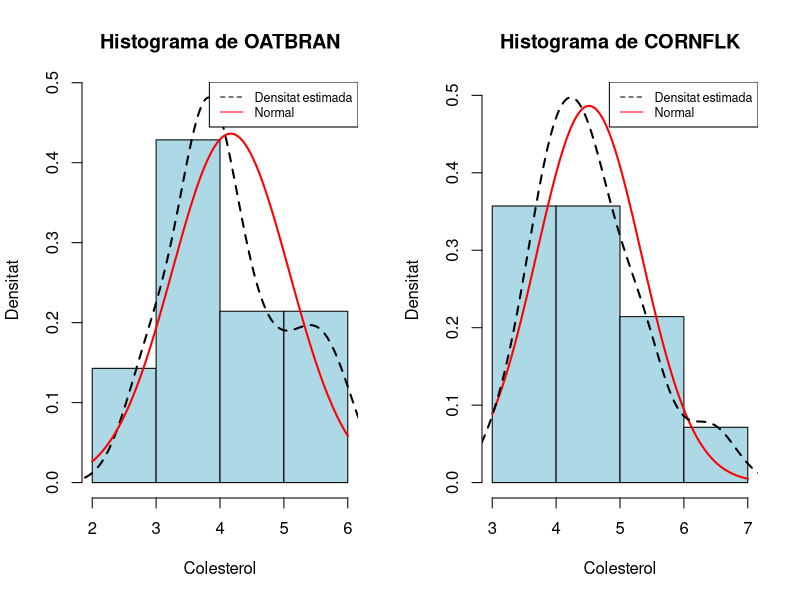
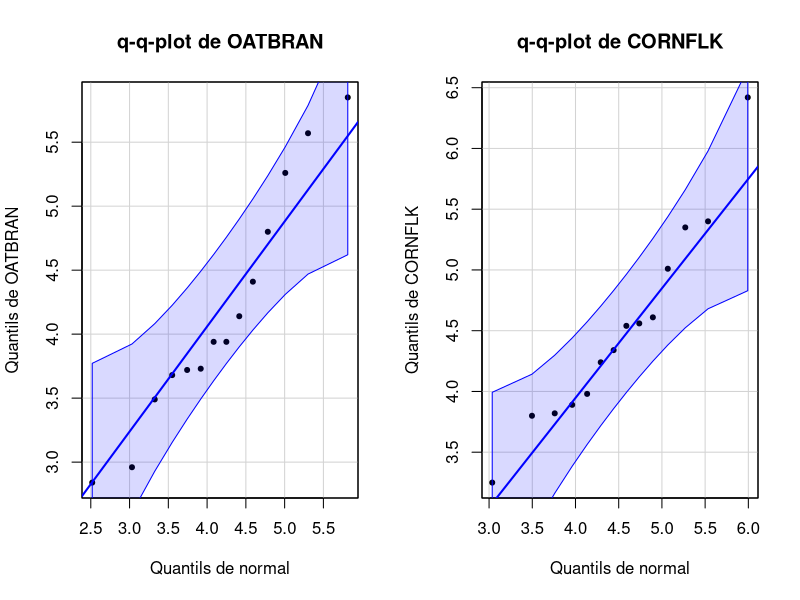
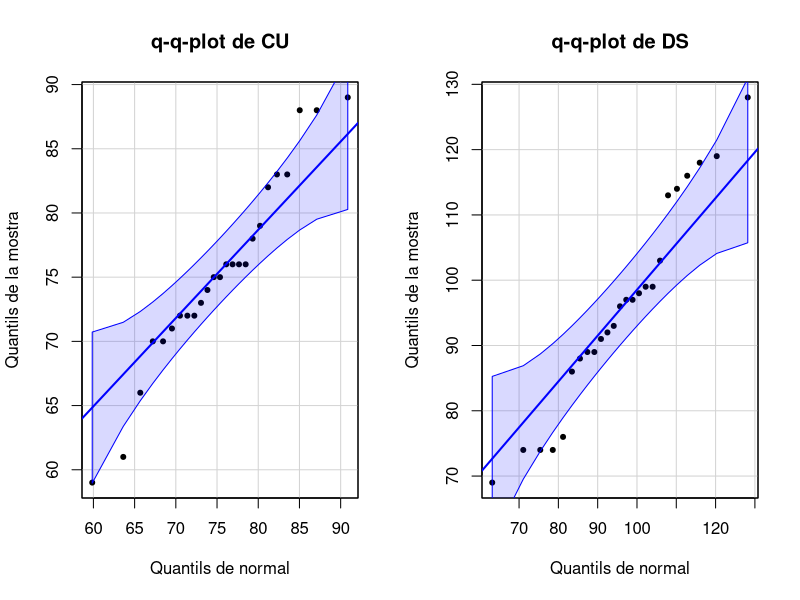
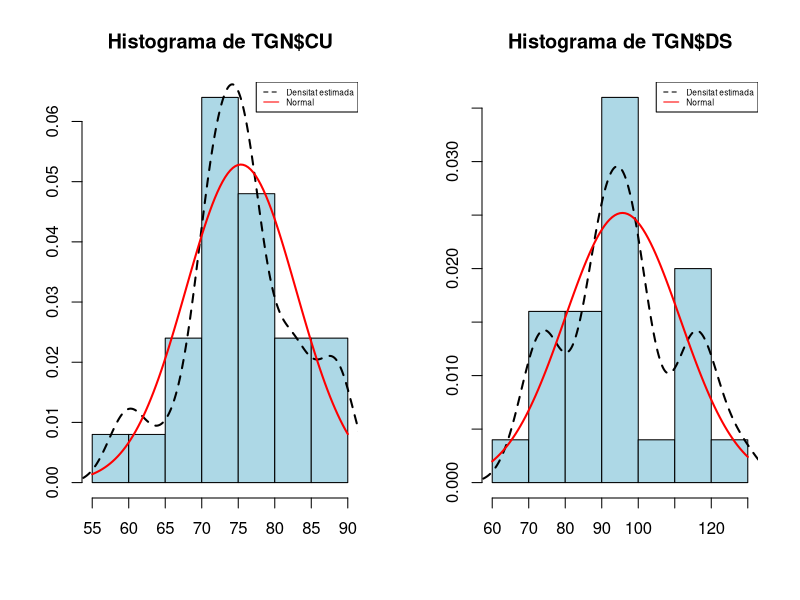
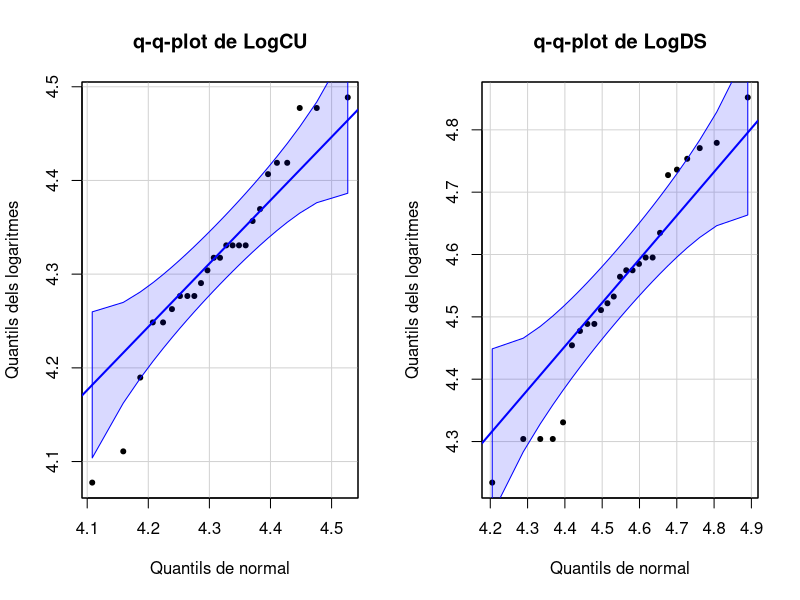
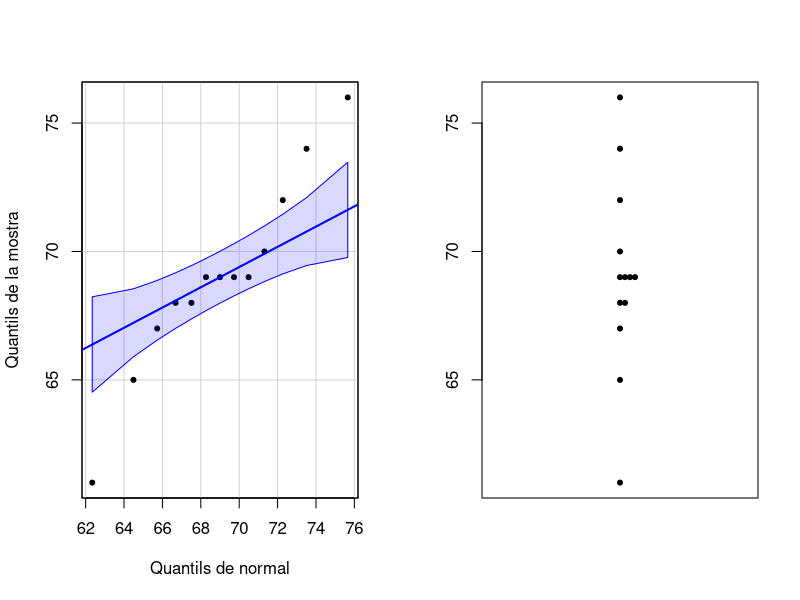
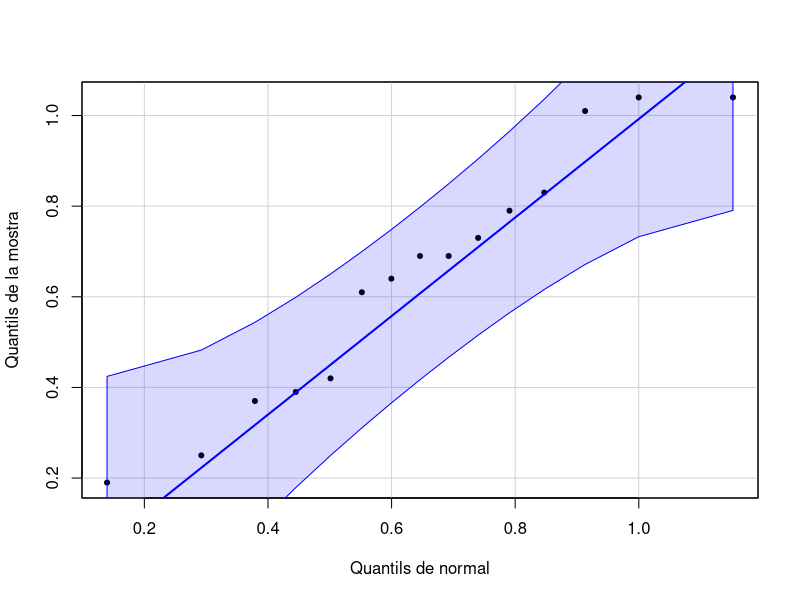
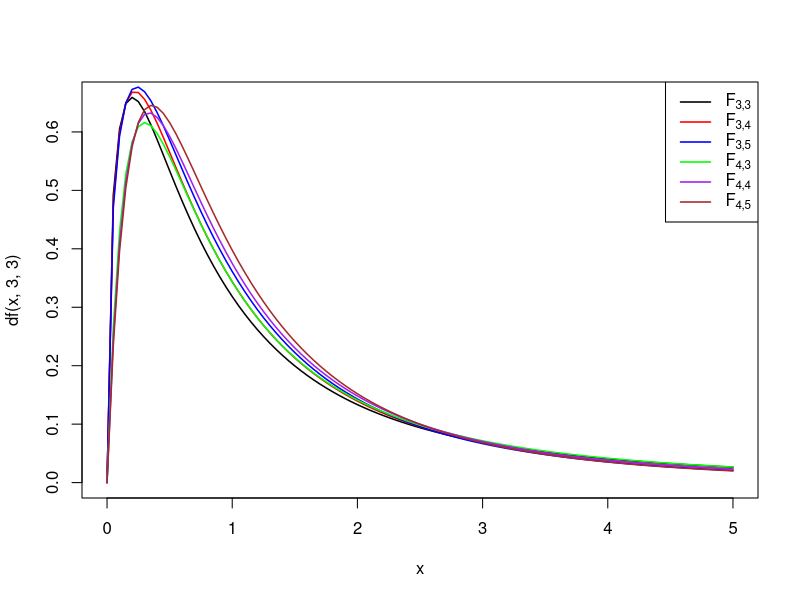

The R script that drew these images, in order: (Note: this script raises an error after producing the figures.)
## ---- chunk 1
BT=read.table("Body_Temperature.txt")
head(BT)
str(BT)
## ---- chunk 2
t.test(BT$Temperature, mu=98.6, alternative="two.sided")
## ---- chunk 3
table(BT$Gender)
## ---- chunk 4
BT$Temperature[BT$Gender=="M"]
## ---- chunk 5
X_d=BT[BT$Gender=="F","Temperature"]  # Temperatures de dones
X_h=BT[BT$Gender=="M","Temperature"]  # Temperatures d'homes
## ---- chunk 6
t.test(X_d, X_h, alternative="two.sided",paired=FALSE, var.equal=TRUE)
t.test(X_d, X_h, alternative="two.sided",paired=FALSE, var.equal=FALSE)
## ---- chunk 7
OBR=read.table("oatbran.txt",header=TRUE)
head(OBR)
str(OBR)
## ---- chunk 8
OAT=OBR$OATBRAN
CFL=OBR$CORNFLK
## ---- chunk 9
par(mfrow=c(1,2))
hist(OAT,freq=FALSE, breaks=4,col="light blue",xlab="Colesterol",ylab="Densitat", main="Histograma de OATBRAN",ylim=c(0,max(density(OAT)$y)))
lines(density(OAT),lty=2,lwd=2)
curve(dnorm(x,mean(OAT),sd(OAT)),col="red",lwd=2,add=TRUE)
legend("topright",legend=c("Densitat estimada","Normal"),col=c("black","red"),lty=c(2,1),cex=0.75)
hist(CFL,freq=FALSE, breaks=4,col="light blue",xlab="Colesterol",ylab="Densitat", main="Histograma de CORNFLK",ylim=c(0,max(density(CFL)$y)))
curve(dnorm(x,mean(CFL),sd(CFL)),col="red",lwd=2,add=TRUE)
lines(density(CFL),lty=2,lwd=2)
legend("topright",legend=c("Densitat estimada","Normal"),col=c("black","red"),lty=c(2,1),cex=0.75)
## ---- chunk 10
par(mfrow=c(1,2))
library(car)
car::qqPlot(OAT, distribution="norm", mean=mean(OAT), sd=sd(OAT),
        ylab="Quantils de OATBRAN", xlab="Quantils de normal", 
        main="q-q-plot de OATBRAN", pch=20, id=FALSE)
car::qqPlot(CFL, distribution="norm", mean=mean(CFL),sd=sd(CFL),
       ylab="Quantils de CORNFLK", xlab="Quantils de normal", 
       main="q-q-plot de CORNFLK", pch=20, id=FALSE)
## ---- chunk 11
t.test(OAT,CFL,alternative="less", paired=TRUE)
## ---- chunk 12
TGN=read.table("trignadons.txt",header=TRUE)
head(TGN)
str(TGN)
## ---- chunk 13
par(mfrow=c(1,2))
car::qqPlot(TGN$CU, distribution="norm", mean=mean(TGN$CU), sd=sd(TGN$CU),
        ylab="Quantils de la mostra", xlab="Quantils de normal", 
        main="q-q-plot de CU", pch=20, id=FALSE)
car::qqPlot(TGN$DS,  distribution="norm", mean=mean(TGN$DS), sd=sd(TGN$DS),
       ylab="Quantils de la mostra", xlab="Quantils de normal", 
       main="q-q-plot de DS", pch=20, id=FALSE)
## ---- chunk 14
par(mfrow=c(1,2))
hist(TGN$CU, freq=FALSE, main="Histograma de TGN$CU", 
     xlab="",ylab="",col="light blue")
lines(density(TGN$CU),lty=2,lwd=2)
curve(dnorm(x,mean(TGN$CU),sd(TGN$CU)),col="red",lwd=2,add=TRUE)
legend("topright",legend=c("Densitat estimada","Normal"),col=c("black","red"),lty=c(2,1),cex=0.5)
hist(TGN$DS, freq=FALSE, main="Histograma de TGN$DS", 
     xlab="",ylab="",col="light blue")
lines(density(TGN$DS),lty=2,lwd=2)
curve(dnorm(x,mean(TGN$DS),sd(TGN$DS)),col="red",lwd=2,add=TRUE)
legend("topright",legend=c("Densitat estimada","Normal"),col=c("black","red"),lty=c(2,1),cex=0.5)
par(mfrow=c(1,1))
## ---- chunk 15
par(mfrow=c(1,2))
LogCU=log(TGN$CU)
car::qqPlot(LogCU, distribution="norm", mean=mean(LogCU), sd=sd(LogCU),
        ylab="Quantils dels logaritmes", xlab="Quantils de normal", 
        main="q-q-plot de LogCU", pch=20, id=FALSE)
LogDS=log(TGN$DS)
car::qqPlot(LogDS, distribution="norm", mean=mean(LogDS), sd=sd(LogDS),
        ylab="Quantils dels logaritmes", xlab="Quantils de normal", 
        main="q-q-plot de LogDS", pch=20, id=FALSE)
## ---- chunk 16
t.test(LogCU, LogDS, paired=TRUE, alternative="less")
## ---- chunk 17
pesos=c(69,61,69,65,70,68,69,68,72,67,74,69,76)
## ---- chunk 18
par(mfrow=c(1,2))
car::qqPlot(pesos, distribution="norm", mean=mean(pesos), sd=sd(pesos),
        ylab="Quantils de la mostra", xlab="Quantils de normal", pch=20, id=FALSE)
stripchart(pesos,method="stack",vertical=TRUE,pch=20)
par(mfrow=c(1,1))
## ---- chunk 19
wilcox.test(pesos,mu=70,alternative="less")
## ---- chunk 20
wilcox.test(TGN$CU,TGN$DS,alternative="less",paired=TRUE)
## ---- chunk 21
amnio=c(0.69,1.04,0.39,0.37,0.64,0.73,0.69,1.04,0.83,1.01,
        0.19,0.61,0.42,0.25,0.79)
## ---- chunk 22
car::qqPlot(amnio, distribution="norm", mean=mean(amnio), sd=sd(amnio),
        ylab="Quantils de la mostra", xlab="Quantils de normal", pch=20, id=FALSE)
## ---- chunk 23
n=length(amnio)
khi0=(n-1)*var(amnio)/0.25^2
round(khi0,2)
## ---- chunk 24
library(TeachingDemos)
sigma.test(amnio,sigma=0.25,alternative="two.sided")
## ---- chunk 25
curve(df(x,3,3),col="black",xlim=c(0,5),lwd=1.5)
curve(df(x,3,4),col="red",lwd=1.5,add=TRUE)
curve(df(x,3,5),col="blue",lwd=1.5,add=TRUE)
curve(df(x,4,3),col="green",lwd=1.5,add=TRUE)
curve(df(x,4,4),col="purple",lwd=1.5,add=TRUE)
curve(df(x,4,5),col="brown",lwd=1.5,add=TRUE)
legend("topright",lty=rep(1,6),col=c("black","red","blue","green","purple","brown"),lwd=rep(1.5,6),
       legend=c(expression(F["3,3"]),expression(F["3,4"]),expression(F["3,5"]),expression(F["4,3"]),expression(F["4,4"]),expression(F["4,5"])))
## ---- chunk 26
F0=var(X_d)/var(X_h)
round(F0,4)
## ---- chunk 27
nd=length(X_d)
nh=length(X_h)
## ---- chunk 28
var.test(X_d, X_h)
## ---- chunk 29
par(mfrow=c(1,2))
hist(X_d,freq=FALSE, breaks=4,col="light blue",xlab="Temperatures",ylab="Densitat", main="Histograma de temperatures de dones",ylim=c(0,max(density(X_d)$y)))
lines(density(X_d),lty=2,lwd=2)
curve(dnorm(x,mean(X_d),sd(X_d)),col="red",lwd=2,add=TRUE)
legend("topright",legend=c("Densitat estimada","Normal"),col=c("black","red"),lty=c(2,1),cex=0.5)
hist(X_h,freq=FALSE, breaks=4,col="light blue",xlab="Temperatures",ylab="Densitat", main="Histograma de temperatures d'homes",ylim=c(0,dnorm(mean(X_h),mean(X_h),sd(X_h))))
lines(density(X_h),lty=2,lwd=2)
curve(dnorm(x,mean(X_h),sd(X_h)),col="red",lwd=2,add=TRUE)
legend("topright",legend=c("Densitat estimada","Normal"),col=c("black","red"),lty=c(2,1),cex=0.5)
## ---- chunk 30
par(mfrow=c(1,2))
car::qqPlot(X_d, distribution="norm", mean=mean(X_d), sd=sd(X_d),
       ylab="Quantils de la mostra", xlab="Quantils de normal", 
       main="q-q-plot de la mostra de dones", pch=20, id=FALSE)
car::qqPlot(X_h, distribution="norm", mean=mean(X_h), sd=sd(X_h),
       ylab="Quantils de la mostra", xlab="Quantils de normal", 
       main="q-q-plot de la mostra d'homes", pch=20, id=FALSE)
par(mfrow=c(1,1))
## ---- chunk 31
fligner.test(list(X_h,X_d))
## ---- chunk 32
PB=dbinom(0:30,30,0.1)
sum(PB[PB<=dbinom(1,30,0.1)])
## ---- chunk 33
binom.test(1, 30, p=0.1, alternative="two.sided")
## ---- chunk 34
prop.test(1, 30, p=0.1, alternative="two.sided")
## ---- chunk 35
prop.test(1, 30, p=0.1, alternative="two.sided", correct=FALSE)
## ---- chunk 36
library(pwr)
ES.h(0.1,0.03)
## ---- chunk 37
pwr.p.test(h=0.3, n=30, sig.level=0.05, alternative="two.sided")
## ---- chunk 38
prop.test(5, 150, p=0.1)
## ---- chunk 39
pwr.p.test(h=0.3, n=150, sig.level=0.05, alternative="two.sided")
## ---- chunk 40
cohen.ES(test="p",size="small")
## ---- chunk 41
pwr.p.test(h=0.2, power=0.9, sig.level=0.05, alternative="two.sided")
## ---- chunk 42
prop.test(c(20,12), c(100,50), alternative="two.sided")
## ---- chunk 43
prop.test(c(20,12), c(100,50), alternative="two.sided", correct=FALSE)
## ---- chunk 44
M=matrix(c(23,35,1,2), nrow=2, byrow=TRUE)
fisher.test(M,alternative="less")
## ---- chunk 45
knitr::include_graphics("Bioestadistica-II_files/figure-html/catmummies.png")
## ---- chunk 46
plot(function(x){x/(1+x)},xlim=c(0,50),lwd=1.5,ylab="y")
## ---- chunk 47
prop.test(c(20,12),c(100,50),alternative="two.sided",correct=FALSE)
## ---- chunk 48
M.A=matrix(c(20,12,80,38), nrow=2, byrow=TRUE)
fisher.test(M.A,alternative="two.sided")
## ---- chunk 49
Dades.M=matrix(c(150,41,19,285), nrow=2, byrow=TRUE)
mcnemar.test(Dades.M)
## ---- chunk 50
mcnemar.test(Dades.M,correct=FALSE)
## ---- chunk 51
binom.test(41, 60, p=0.5, alternative="greater")
